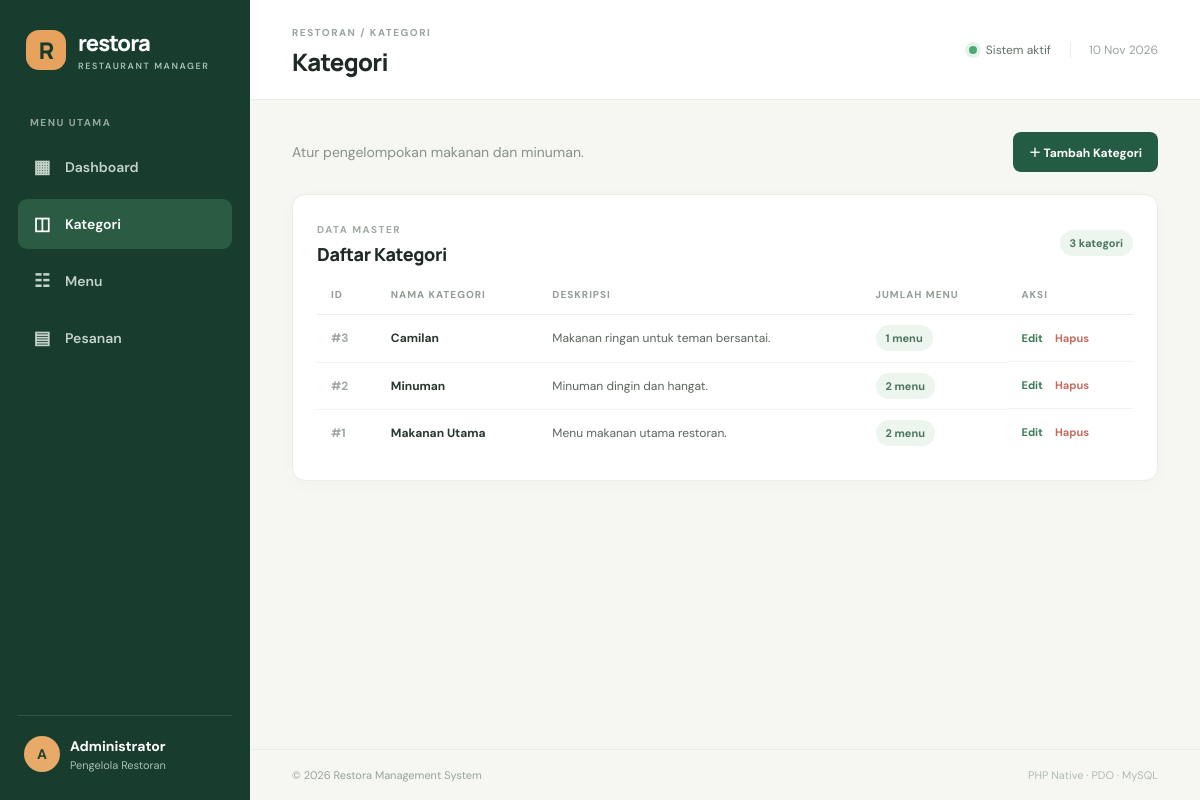
Screenshot of /index.php?page=kategori with the database file from the repository.
### tables this page shows
CREATE TABLE kategori (
    id_kategori INT AUTO_INCREMENT PRIMARY KEY,
    nama_kategori VARCHAR(100) NOT NULL,
    deskripsi TEXT NULL
);

### class/Kategori.php (called while the page is built, shortened)
<?php
class Kategori
{
    private $pdo;
    public function __construct($pdo) { $this->pdo = $pdo; }
    public function getAll()
    {
        $stmt = $this->pdo->prepare(
            "SELECT k.*, COUNT(m.id_menu) AS jumlah_menu
             FROM kategori k LEFT JOIN menu m ON k.id_kategori = m.id_kategori
             GROUP BY k.id_kategori ORDER BY k.id_kategori DESC"
        );
        $stmt->execute();
        return $stmt->fetchAll();
    }
}

### view/kategori.php (the view, shortened to what this page needs)
<div class="page-heading"><div><p class="muted">Atur pengelompokan makanan dan minuman.</p></div><a class="btn btn-primary" href="index.php?page=kategori&action=create">＋ Tambah Kategori</a></div>
<?php if ($action === 'create' || $action === 'edit'): ?>
<section class="panel form-panel"><div class="panel-title"><div><span class="eyebrow">FORM KATEGORI</span><h2><?= $action === 'edit' ? 'Edit Kategori' : 'Kategori Baru' ?></h2></div><a class="btn btn-light" href="index.php?page=kategori">Kembali</a></div>
<form method="post" action="index.php?page=kategori&action=save">
    <input type="hidden" name="id_kategori" value="<?= e($editData['id_kategori'] ?? '') ?>">
    <div class="form-group"><label>Nama kategori</label><input type="text" name="nama_kategori" required maxlength="100" value="<?= e($editData['nama_kategori'] ?? '') ?>" placeholder="Contoh: Makanan Utama"></div>
    <div class="form-group"><label>Deskripsi</label><textarea name="deskripsi" rows="4" placeholder="Keterangan kategori..."><?= e($editData['deskripsi'] ?? '') ?></textarea></div>
    <button class="btn btn-primary" type="submit">Simpan Kategori</button>
</form></section>
<?php else: ?>
<section class="panel"><div class="panel-title"><div><span class="eyebrow">DATA MASTER</span><h2>Daftar Kategori</h2></div><span class="count-pill"><?= count($kategoriList) ?> kategori</span></div>
<div class="table-wrap"><table><thead><tr><th>ID</th><th>Nama Kategori</th><th>Deskripsi</th><th>Jumlah Menu</th><th>Aksi</th></tr></thead><tbody>
<?php foreach ($kategoriList as $item): ?><tr><td class="id-cell">#<?= e($item['id_kategori']) ?></td><td><strong><?= e($item['nama_kategori']) ?></strong></td><td><?= e($item['deskripsi'] ?: '-') ?></td><td><span class="count-pill"><?= e($item['jumlah_menu']) ?> menu</span></td><td class="actions"><a class="action-edit" href="index.php?page=kategori&action=edit&id=<?= e($item['id_kategori']) ?>">Edit</a><form method="post" action="index.php?page=kategori&action=delete" onsubmit="return confirm('Hapus kategori ini? Kategori yang masih memiliki menu tidak dapat dihapus.');"><input type="hidden" name="id" value="<?= e($item['id_kategori']) ?>"><button class="action-delete" type="submit">Hapus</button></form></td></tr><?php endforeach; ?>
</tbody></table></div></section>
<?php endif; ?>

### view/style.css (style rules this page uses)
:root { --ink:#202a25;--muted:#87918a;--green:#245c43;--green2:#347454;--cream:#f6f7f3;--line:#e9ede7;--white:#fff;--orange:#e9a45b;--red:#c65b51 }
* { box-sizing:border-box }
body { margin:0;background:var(--cream);color:var(--ink);font-family:'DM Sans',sans-serif;font-size:14px }
.nav-label,.eyebrow { font-size:10px;font-weight:700;letter-spacing:1.5px;color:#98a69d }
.page-heading { display:flex;align-items:center;justify-content:space-between;margin-bottom:22px }
.muted { color:#87918a;margin:0 }
.btn { border:0;border-radius:8px;padding:11px 16px;font:700 12px 'DM Sans',sans-serif;text-decoration:none;display:inline-flex;align-items:center;justify-content:center;cursor:pointer;transition:.2s }
.btn-primary { background:var(--green);color:#fff }
.panel { background:#fff;border:1px solid var(--line);border-radius:13px;padding:24px;box-shadow:0 4px 18px rgba(29,54,39,.025) }
.panel-title { display:flex;justify-content:space-between;align-items:center;margin-bottom:22px }
.panel-title .eyebrow { color:#a0aaa2 }
.panel-title h2 { font:800 18px Manrope,sans-serif;margin:5px 0 0;letter-spacing:-.4px }
.count-pill { font-size:11px;color:#4c765d;background:#edf5ef;padding:6px 10px;border-radius:20px;font-weight:700 }
.table-wrap { overflow-x:auto }
table { width:100%;border-collapse:collapse;white-space:nowrap }
th { text-align:left;color:#929c94;font-size:10px;letter-spacing:1px;text-transform:uppercase;font-weight:700;padding:0 14px 13px;border-bottom:1px solid var(--line) }
td { padding:15px 14px;border-bottom:1px solid #f0f2ef;color:#59655d;font-size:12px }
tbody tr:last-child td { border-bottom:0 }
td strong { color:#2a382f;font-size:12px }
.id-cell { color:#a0aaa2;font-weight:700 }
.actions { display:flex;align-items:center;gap:12px }
.actions form { display:inline }
.action-edit,.action-delete { border:0;background:none;padding:0;font:700 11px 'DM Sans',sans-serif;cursor:pointer;text-decoration:none }
.action-edit { color:#397b55 }
.action-delete { color:#c66b60 }

### rows the page displays
kategori: id_kategori "3", nama_kategori "Camilan", deskripsi "Makanan ringan untuk teman bersantai.", jumlah_menu "1"
kategori: id_kategori "2", nama_kategori "Minuman", deskripsi "Minuman dingin dan hangat.", jumlah_menu "2"
kategori: id_kategori "1", nama_kategori "Makanan Utama", deskripsi "Menu makanan utama restoran.", jumlah_menu "2"

### other values shown
$activePage "KATEGORI"
$pageTitle "Kategori"
count($kategoriList) "3"
